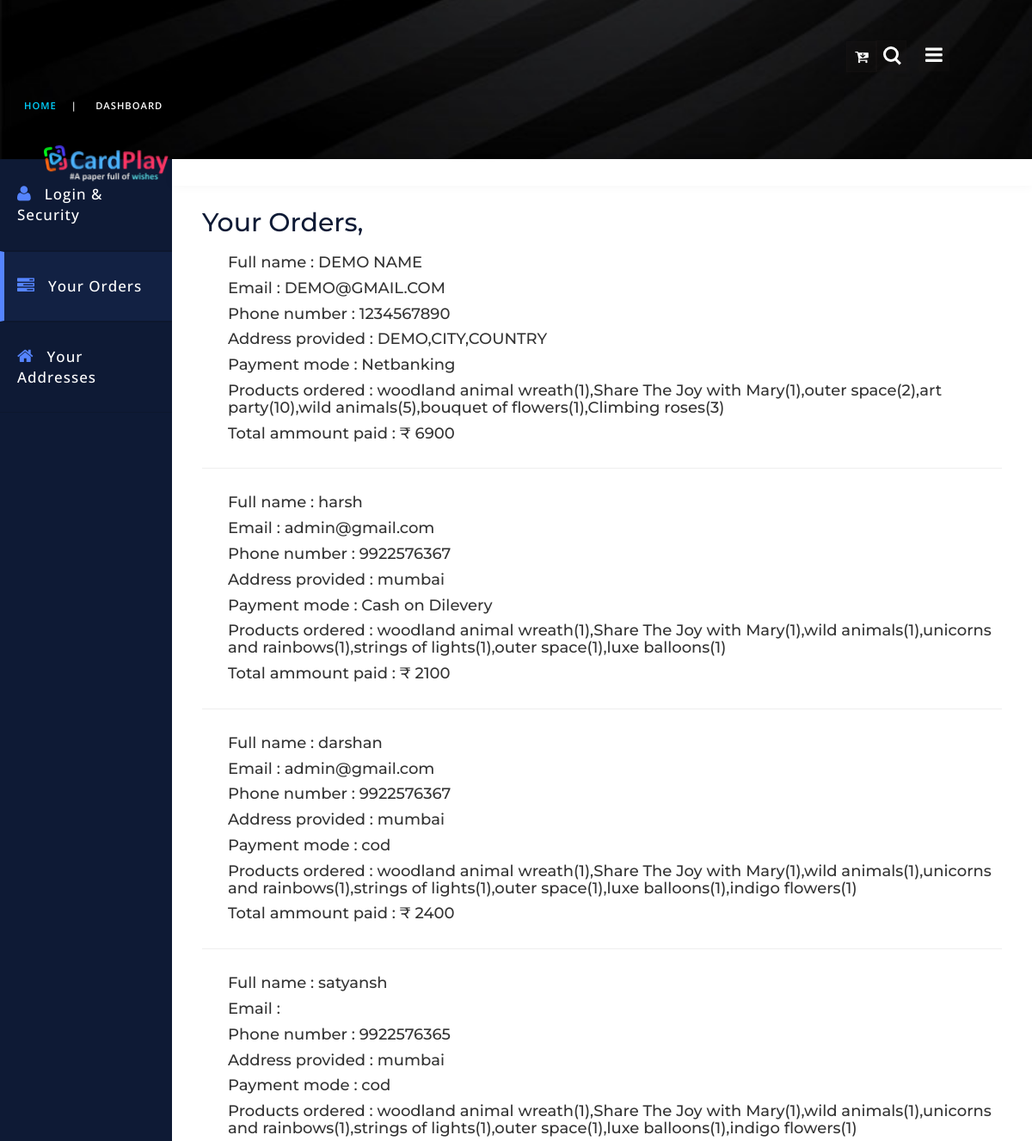
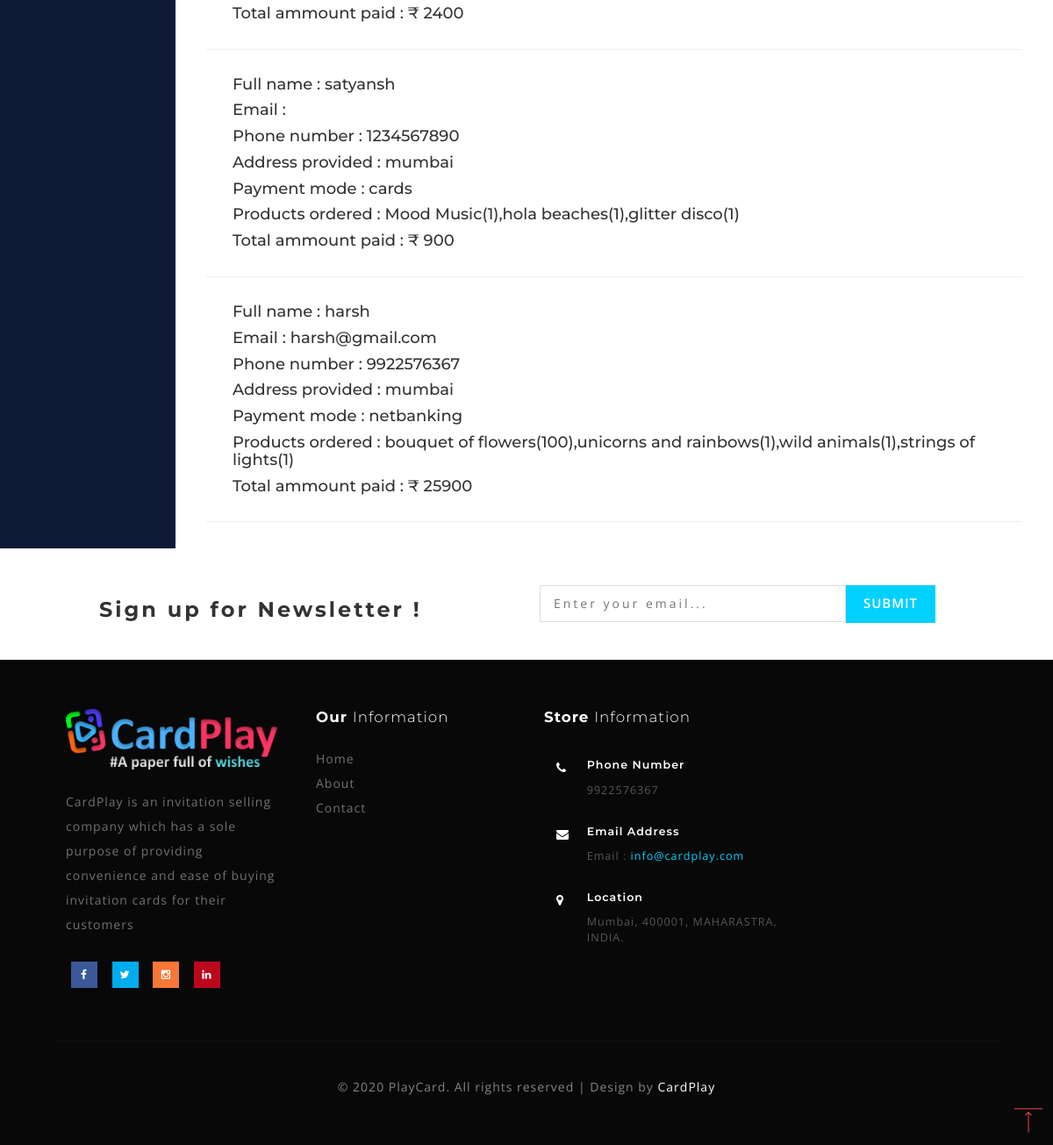
Page /orders.php (signed in) on the committed database (2 pictures, top to bottom).
### tables this page shows
CREATE TABLE `settings` (
  `id` int(255) NOT NULL,
  `site_name` varchar(255) NOT NULL,
  `logo` varchar(255) NOT NULL,
  `site_description` varchar(255) NOT NULL,
  `contact` varchar(255) NOT NULL,
  `email` varchar(255) NOT NULL,
  `location` varchar(255) NOT NULL,
  `footer_description` varchar(255) NOT NULL
);

CREATE TABLE `orders` (
  `id` int(255) NOT NULL,
  `name` varchar(255) NOT NULL,
  `email` varchar(255) NOT NULL,
  `phone` varchar(255) NOT NULL,
  `address` varchar(255) NOT NULL,
  `paymode` varchar(255) NOT NULL,
  `products` varchar(255) NOT NULL,
  `ammount_paid` varchar(255) NOT NULL,
  `userid` int(255) NOT NULL
);

### orders.php (the view, shortened to what this page needs)
<!DOCTYPE html>
<html lang="zxx">
<head>
	<link href="css/bootstrap.css" rel="stylesheet" type="text/css" media="all" />
	<link rel="stylesheet" href="css/shop.css" type="text/css" media="screen" property="" />
	<link href="css/style7.css" rel="stylesheet" type="text/css" media="all" />
	<link rel="stylesheet" type="text/css" href="css/dashboard.css">
	<link rel="stylesheet" type="text/css" href="css/jquery-ui1.css">
	<link href="css/style.css" rel="stylesheet" type="text/css" media="all" />
	<link href="css/font-awesome.css" rel="stylesheet">
</head>
<body>
<div class="banner_top innerpage" id="home">
		<div class="wrapper_top_w3layouts">
			<div class="header_agileits">
				<div class="logo inner_page_log">
					<?php
                    include "includes/dbh.php";
                    $query = "SELECT * FROM settings";
                    $queryfire = mysqli_query($conn, $query) or die("Query Failed.");
                    if(mysqli_num_rows($queryfire) > 0){
                      while($row = mysqli_fetch_assoc($queryfire)) {
                    ?>
					<a class="navbar-brand" href="index.php"><img src="images/<?php echo $row['logo'];?>" width="150"></a>
					<?php
                            }
                        }
                    ?>
				</div>
				<div class="mobile-nav-button">
					<button id="trigger-overlay" type="button"><i class="fa fa-bars" aria-hidden="true"></i></button>
				</div>
				<div class="top_nav_right">
					<div class="cardcart cardcart2 cart cart box_1">
						<form action="cart.php" method="post" class="last">
							<button class="top_card_cart" type="submit" name="open-cart"><i class="fa fa-cart-arrow-down" aria-hidden="true"> <span id="cart-item" class="badge badge-danger"></span></i></button>
						</form>
					</div>
				</div>
			</div>
		</div>
		<div class="search_w3ls_agileinfo">
			<div class="cd-main-header">
				<ul class="cd-header-buttons">
					<li><a class="cd-search-trigger" href="#cd-search"> <span></span></a></li>
				</ul>
			</div>
		</div>
		<div class="services-breadcrumb_w3ls_agileinfo">
			<div class="inner_breadcrumb_agileits_w3">
				<ul class="short">
					<li><a href="index.php">Home</a><i>|</i></li>
					<li>DashBoard</li>
				</ul>
			</div>
		</div>
	</div>
	<div class="container-fluid display-table">
        <div class="row display-table-row">
            <?php include 'includes/dashmenu.php'; ?>
            <div class="col-md-10 col-sm-11 display-table-cell v-align">
                <div class="row">
                    <header>
                        <div class="col-md-7">
                        </div>
                    </header>
                </div>
                <div class="user-dashboard">
                    <h1>Your Orders,</h1>
                    <?php
                    include "includes/dbh.php";
                    $userid = $_SESSION['userId'];
                    $query = "SELECT * FROM orders WHERE userid = {$userid} ORDER BY id DESC";
                    $queryfire = mysqli_query($conn, $query) or die("Query Failed.");
                    if(mysqli_num_rows($queryfire) > 0){
                      while($row = mysqli_fetch_assoc($queryfire)) {
                    ?>
                    <div class="address_form" style="margin-bottom: 30px;">
							<section class="creditly-wrapper wrapper">
									<div class="first-row form-group">
										<div>
										<div class="controls" style="margin-left: 30px;margin-bottom: 10px;">
											<h4>Full name : <span><?php echo $row['name'];?></span></h4>
										</div>
										<div class="controls" style="margin-left: 30px;margin-bottom: 10px;">
											<h4>Email : <span><?php echo $row['email'];?></span></h4>
										</div>
										<div class="controls" style="margin-left: 30px;margin-bottom: 10px;">
											<h4>Phone number : <span><?php echo $row['phone'];?></span></h4>
										</div>
										<div class="controls" style="margin-left: 30px;margin-bottom: 10px;">
											<h4>Address provided : <span><?php echo $row['address'];?></span></h4>
										</div>
										<div class="controls" style="margin-left: 30px;margin-bottom: 10px;">
											<h4>Payment mode : <span><?php echo $row['paymode'];?></span></h4>
										</div>
										<div class="controls" style="margin-left: 30px;margin-bottom: 10px;">
											<h4>Products ordered : <span><?php echo $row['products'];?></span></h4>
										</div>
										<div class="controls" style="margin-left: 30px;margin-bottom: 30px;">
											<h4>Total ammount paid : <span> &#8377; <?php echo $row['ammount_paid'];?></span></h4>
										</div>
										<hr>
									</div>
							</section>
					</div>
					<?php
                            }
                        }
                        else{
                          echo "<h4>No Record Found.</h4>";
                        }
                    ?>
                </div>
            </div>
        </div>
    </div>
	<?php include 'footer.php'; ?>
    <a href="#home" id="toTop" class="scroll" style="display: block;"> <span id="toTopHover" style="opacity: 1;"> </span></a>
</body>
</html>

### footer.php (shortened to what this page needs)
<div class="newsletter_w3layouts_agile">
	<div class="col-sm-6 newsleft">
		<h3>Sign up for Newsletter !</h3>
	</div>
	<div class="col-sm-6 newsright">
		<form action="#" method="post">
			<input type="email" placeholder="Enter your email..." name="email" required="">
			<input type="submit" value="Submit">
		</form>
	</div>
	<div class="clearfix"></div>
</div>
<div class="footer_agileinfo_w3">
	<?php
                include "includes/dbh.php";
                $query = "SELECT * FROM settings";
                $queryfire = mysqli_query($conn, $query) or die("Query Failed.");
                if(mysqli_num_rows($queryfire) > 0){
                  while($row = mysqli_fetch_assoc($queryfire)) {
              ?>
	<div class="footer_inner_info_w3ls_agileits">
		<div class="col-md-3 footer-left">
			<h2><a href="index.php"><img src="images/<?php echo $row['logo'];?>" height="70" width=""></a></h2>
			<p><?php echo $row['site_description'];?></p>
			<ul class="social-nav model-3d-0 footer-social social two">
				<li>
					<a href="https://www.facebook.com/harsh.rajput.56829/" target="_blank" class="facebook">
						<div class="front"><i class="fa fa-facebook" aria-hidden="true"></i></div>
					</a>
				</li>
				<li>
					<a href="#" class="twitter">
						<div class="front"><i class="fa fa-twitter" aria-hidden="true"></i></div>
					</a>
				</li>
				<li>
					<a href="https://www.instagram.com/icarus_31/" target="_blank" class="instagram">
						<div class="front"><i class="fa fa-instagram" aria-hidden="true"></i></div>
					</a>
				</li>
				<li>
					<a href="https://www.linkedin.com/in/harsh-rajput-b18b831a2/" target="_blank" class="linkedin">
						<div class="front"><i class="fa fa-linkedin" aria-hidden="true"></i></div>
					</a>
				</li>
			</ul>
		</div>
		<div class="col-md-9 footer-right">
			<div class="sign-grds">
				<div class="col-md-4 sign-gd">
					<h4>Our <span>Information</span> </h4>
					<ul>
						<li><a href="index.php">Home</a></li>
						<li><a href="about.php">About</a></li>
						<li><a href="contact.php">Contact</a></li>
					</ul>
				</div>
				<div class="col-md-5 sign-gd-two">
					<h4>Store <span>Information</span></h4>
					<div class="address">
						<div class="address-grid">
							<div class="address-left">
								<i class="fa fa-phone" aria-hidden="true"></i>
							</div>
							<div class="address-right">
								<h6>Phone Number</h6>
								<p><?php echo $row['contact'];?></p>
							</div>
							<div class="clearfix"> </div>
						</div>
						<div class="address-grid">
							<div class="address-left">
								<i class="fa fa-envelope" aria-hidden="true"></i>
							</div>
							<div class="address-right">
								<h6>Email Address</h6>
								<p>Email :<a href="mailto:<?php echo $row['email'];?>"> <?php echo $row['email'];?></a></p>
							</div>
							<div class="clearfix"> </div>
						</div>
						<div class="address-grid">
							<div class="address-left">
								<i class="fa fa-map-marker" aria-hidden="true"></i>
							</div>
							<div class="address-right">
								<h6>Location</h6>
								<p><?php echo $row['location'];?></p>
							</div>
							<div class="clearfix"> </div>
						</div>
					</div>
				</div>
			</div>
		</div>
		<div class="clearfix"></div>
		<p class="copy-right-w3ls-agileits"><?php echo $row['footer_description'];?></p>
	</div>
	<?php
               }
             }
             ?>
</div>

### css/style7.css (style rules this page uses)
button#trigger-overlay { outline: none; border: none; background: none; text-align: center; color: #fbfdfb; font-size: 1.65em; padding: 0 8px; }
html, body { overflow-x: hidden; }

### css/dashboard.css (style rules this page uses)
a:focus,a:hover,a { outline:none; text-decoration: none; }
li,ul { list-style: none; padding: 0; margin: 0; }
.display-table { display: table; padding: 0; height: 100%; width: 100%; }
.display-table-row { display: table-row; height: 100%; }
.display-table-cell { display: table-cell; float: none; height: 100%; }
.v-align { vertical-align: top; }
header { background: #ffffff none repeat scroll 0 0; box-shadow: 0 1px 12px rgba(0, 0, 0, 0.04); display: inline-block !important; line-height: 23px; padding: 15px; transition: all 0.5s ease 0s; width: 100%; -webkit-transition: all 0.5s ease; -moz-transition: all 0.5s ease; -o-transition: all 0.5s ease; transition: all 0.5s ease; }
.logo { text-align: center; }
.user-dashboard { padding: 0 20px; }
.user-dashboard h1 { color: #0e1a35; font-size: 30px; font-weight: 500; margin: 0; padding: 21px 0; }

### rows in the picture
settings: logo (picture), site_description "CardPlay is an invitation selling company which has a sole purpose of providing convenience and ease of buying invitation cards for their customers", contact "9922576367", email "info@cardplay.com", location "Mumbai, 400001, MAHARASTRA, INDIA.", footer_description "© 2020 PlayCard. All rights reserved | Design by CardPlay"
orders: name "DEMO NAME", email "DEMO@GMAIL.COM", phone "1234567890", address "DEMO,CITY,COUNTRY", paymode "Netbanking", products "woodland animal wreath(1),Share The Joy with Mary(1),outer space(2),art party(10),wild animals(5),bouquet of flowers(1),Climbing roses(3)", ammount_paid "6900"
orders: name "harsh", email "admin@gmail.com", phone "9922576367", address "mumbai", paymode "Cash on Dilevery", products "woodland animal wreath(1),Share The Joy with Mary(1),wild animals(1),unicorns and rainbows(1),strings of lights(1),outer space(1),luxe balloons(1)", ammount_paid "2100"
orders: name "darshan", email "admin@gmail.com", phone "9922576367", address "mumbai", paymode "cod", products "woodland animal wreath(1),Share The Joy with Mary(1),wild animals(1),unicorns and rainbows(1),strings of lights(1),outer space(1),luxe balloons(1),indigo flowers(1)", ammount_paid "2400"
orders: name "satyansh", phone "9922576365", address "mumbai", paymode "cod", products "woodland animal wreath(1),Share The Joy with Mary(1),wild animals(1),unicorns and rainbows(1),strings of lights(1),outer space(1),luxe balloons(1),indigo flowers(1)", ammount_paid "2400"
orders: name "satyansh", phone "1234567890", address "mumbai", paymode "cards", products "Mood Music(1),hola beaches(1),glitter disco(1)", ammount_paid "900"
orders: name "harsh", email "harsh@gmail.com", phone "9922576367", address "mumbai", paymode "netbanking", products "bouquet of flowers(100),unicorns and rainbows(1),wild animals(1),strings of lights(1)", ammount_paid "25900"
